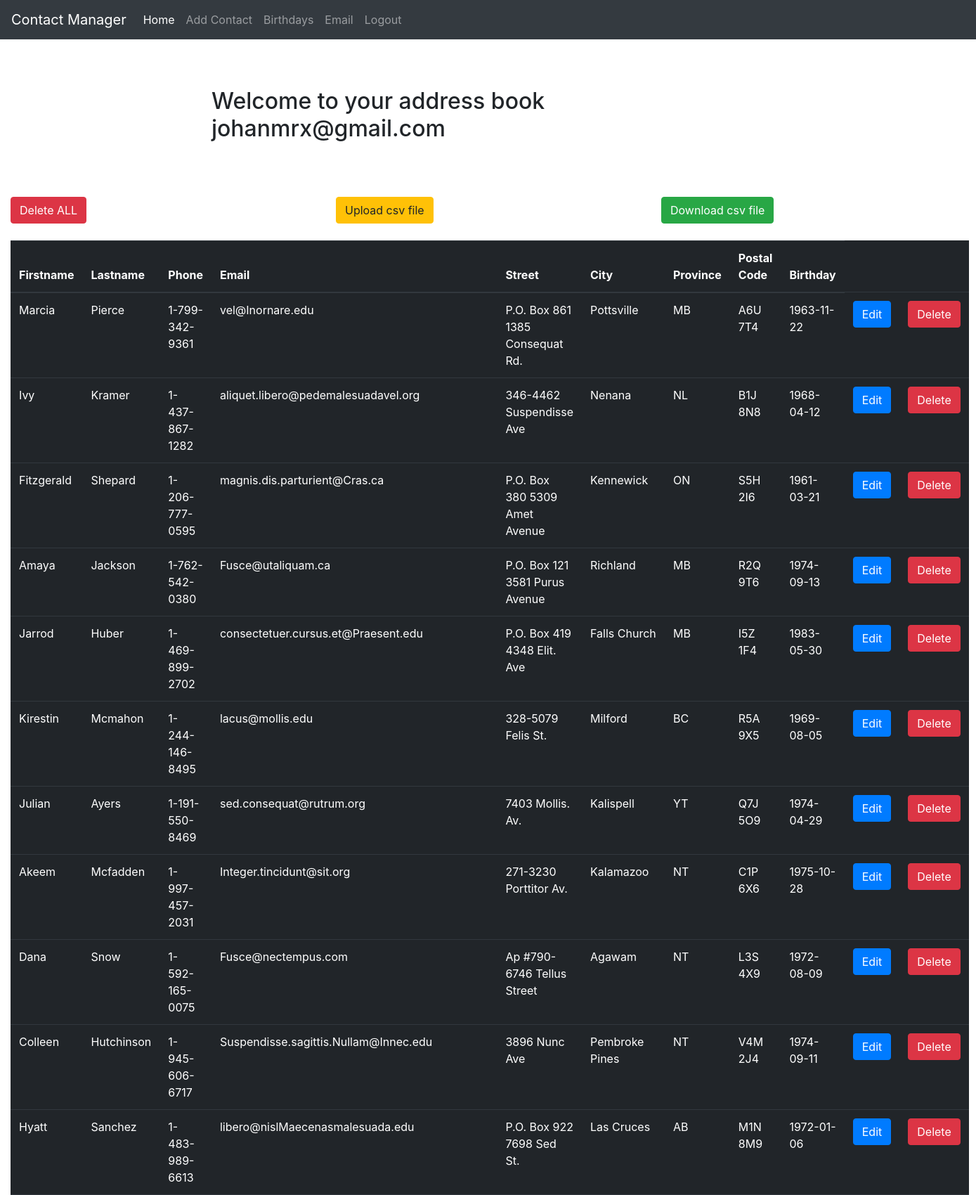
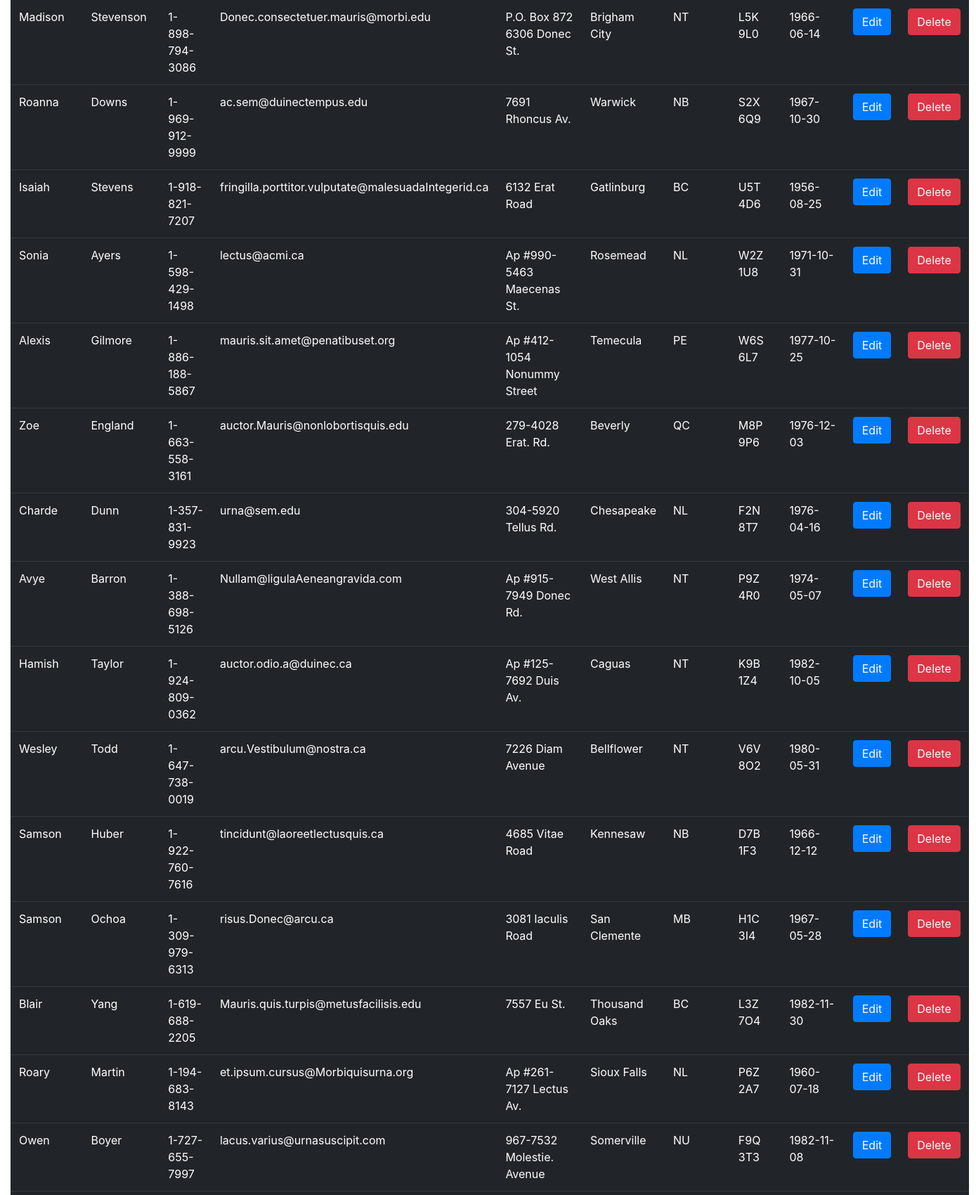
Page /pages/home.php (signed in, upper part) on the committed database (2 pictures, top to bottom).
### tables this page shows
CREATE TABLE `addressbook` (
  `id` int(11) NOT NULL,
  `firstname` varchar(200) NOT NULL,
  `lastname` varchar(200) NOT NULL,
  `phone` varchar(15) NOT NULL,
  `email` varchar(100) NOT NULL,
  `street` varchar(200) NOT NULL,
  `city` varchar(150) NOT NULL,
  `province` varchar(150) NOT NULL,
  `postal` varchar(7) NOT NULL,
  `birthday` date NOT NULL
);

### tools/loginChecker.php (called while the page is built, shortened)
<?php
    if (isset($_SESSION["login"]) && $_SESSION["login"] == "true")  {
        $email = $_SESSION['email'];
    } else {
        header("Location: ../index.html");
    }

### tools/dbConnection.php (called while the page is built, shortened)
<?php
    $table_name = "addressbook";

### pages/home.php (the view, shortened to what this page needs)
<?php
     require('../tools/loginChecker.php');
    require('../tools/dbConnection.php');
    $stmt = $connection->prepare(" SELECT * FROM $table_name ");
    $stmt->execute();
    $result = $stmt->get_result();
?>
<!DOCTYPE html>
<html lang="en">
<head>
    <link rel="stylesheet" href="https://maxcdn.bootstrapcdn.com/bootstrap/4.0.0/css/bootstrap.min.css">
    <link rel="stylesheet" href="../css/mainStyles.css" type="text/css">
</head>
<body>
    <nav class="navbar navbar-expand-sm bg-dark navbar-dark">
        <a class="navbar-brand" href="./home.php">Contact Manager</a>
        <ul class="navbar-nav">
            <li class="nav-item">
                <a class="nav-link active" href="./home.php">Home</a>
            </li>
            <li class="nav-item">
                <a class="nav-link" href="./addContact.php">Add Contact</a>
            </li>
            <li class="nav-item">
                <a class="nav-link" href="./birthday.php">Birthdays</a>
            </li>
            <li class="nav-item">
                <a class="nav-link" href="./emailForm.php">Email</a>
            </li>
            <li class="nav-item">
                <a class="nav-link" href="../tools/logout.php">Logout</a>
            </li>
        </ul>
    </nav>
    <div class="container-fluid">
        <div class="row justify-content-center">
            <div class="col-md-8 welcome">
                <h2>Welcome to your address book <?php echo "$email"?></h2>
            </div>
        </div>
        <div class="row">
            <div class="col-md-4" >
                <form action="../scripts/deleteAll.php" method="POST">
                    <input type="submit" class="btn btn-danger" value="Delete ALL">
                </form>
            </div>
            <div class="col-md-4">
                <form action="./upload.php" method="POST">
                    <input type="submit" class="btn btn-warning" value="Upload csv file">
                </form>
            </div>
            <div class="col-md-4">
                <form action="../scripts/download.php" method="POST">
                    <input type="submit" class="btn btn-success" value="Download csv file">
                </form>
            </div>
        </div>
        <br>
            <div class="row justify-content-center">
                <div class="col-md-12">
                    <table class="table table-dark">
                        <thead>
                            <tr>
                                <th>Firstname</th>
                                <th>Lastname</th>
                                <th>Phone</th>
                                <th>Email</th>
                                <th>Street</th>
                                <th>City</th>
                                <th>Province</th>
                                <th>Postal Code</th>
                                <th>Birthday</th>
                            </tr>
                        </thead>
                        <tbody>
                            <?php
                                while($row = $result->fetch_assoc()) {
                                    echo "<tr><td>".$row['firstname']."</td>
                                    <td>".$row['lastname']."</td>
                                    <td>".$row['phone']."</td>
                                    <td>".$row['email']."</td>
                                    <td>".$row['street']."</td>
                                    <td>".$row['city']."</td>
                                    <td>".$row['province']."</td>
                                    <td>".$row['postal']."</td>
                                    <td>".$row['birthday']."<td><form action='./edit.php' method='POST'>
                                    <input id='contactID' name='contactID' type='hidden' value='".$row['id']."'>
                                    <input type='submit' class='btn btn-primary' value='Edit'></form></td>
                                    <td><form action='../scripts/deleteSingle.php' method='POST'>
                                    <input id='contactID' name='contactID' type='hidden' value='".$row['id']."'>
                                    <input type='submit' class='btn btn-danger' value='Delete'></form></td></tr>";
                                  }
                            ?>
                        </tbody>
                    </table>
                </div>
            </div>
        </div>
        <br>
</body>
</html>

### css/mainStyles.css (style rules this page uses)
.welcome { padding: 5%; }

### rows in the picture
addressbook: firstname "Marcia", lastname "Pierce", phone "1-799-342-9361", email "vel@Inornare.edu", street "P.O. Box 861 1385 Consequat Rd.", city "Pottsville", province "MB", postal "A6U 7T4", birthday "1963-11-22"
addressbook: firstname "Ivy", lastname "Kramer", phone "1-437-867-1282", email "aliquet.libero@pedemalesuadavel.org", street "346-4462 Suspendisse Ave", city "Nenana", province "NL", postal "B1J 8N8", birthday "1968-04-12"
addressbook: firstname "Fitzgerald", lastname "Shepard", phone "1-206-777-0595", email "magnis.dis.parturient@Cras.ca", street "P.O. Box 380 5309 Amet Avenue", city "Kennewick", province "ON", postal "S5H 2I6", birthday "1961-03-21"
addressbook: firstname "Amaya", lastname "Jackson", phone "1-762-542-0380", email "Fusce@utaliquam.ca", street "P.O. Box 121 3581 Purus Avenue", city "Richland", province "MB", postal "R2Q 9T6", birthday "1974-09-13"
addressbook: firstname "Jarrod", lastname "Huber", phone "1-469-899-2702", email "consectetuer.cursus.et@Praesent.edu", street "P.O. Box 419 4348 Elit. Ave", city "Falls Church", province "MB", postal "I5Z 1F4", birthday "1983-05-30"
addressbook: firstname "Kirestin", lastname "Mcmahon", phone "1-244-146-8495", email "lacus@mollis.edu", street "328-5079 Felis St.", city "Milford", province "BC", postal "R5A 9X5", birthday "1969-08-05"
addressbook: firstname "Julian", lastname "Ayers", phone "1-191-550-8469", email "sed.consequat@rutrum.org", street "7403 Mollis. Av.", city "Kalispell", province "YT", postal "Q7J 5O9", birthday "1974-04-29"
addressbook: firstname "Akeem", lastname "Mcfadden", phone "1-997-457-2031", email "Integer.tincidunt@sit.org", street "271-3230 Porttitor Av.", city "Kalamazoo", province "NT", postal "C1P 6X6", birthday "1975-10-28"
addressbook: firstname "Dana", lastname "Snow", phone "1-592-165-0075", email "Fusce@nectempus.com", street "Ap #790-6746 Tellus Street", city "Agawam", province "NT", postal "L3S 4X9", birthday "1972-08-09"
addressbook: firstname "Colleen", lastname "Hutchinson", phone "1-945-606-6717", email "Suspendisse.sagittis.Nullam@Innec.edu", street "3896 Nunc Ave", city "Pembroke Pines", province "NT", postal "V4M 2J4", birthday "1974-09-11"
addressbook: firstname "Hyatt", lastname "Sanchez", phone "1-483-989-6613", email "libero@nislMaecenasmalesuada.edu", street "P.O. Box 922 7698 Sed St.", city "Las Cruces", province "AB", postal "M1N 8M9", birthday "1972-01-06"
addressbook: firstname "Madison", lastname "Stevenson", phone "1-898-794-3086", email "Donec.consectetuer.mauris@morbi.edu", street "P.O. Box 872 6306 Donec St.", city "Brigham City", province "NT", postal "L5K 9L0", birthday "1966-06-14"
addressbook: firstname "Roanna", lastname "Downs", phone "1-969-912-9999", email "ac.sem@duinectempus.edu", street "7691 Rhoncus Av.", city "Warwick", province "NB", postal "S2X 6Q9", birthday "1967-10-30"
addressbook: firstname "Isaiah", lastname "Stevens", phone "1-918-821-7207", email "fringilla.porttitor.vulputate@malesuadaIntegerid.ca", street "6132 Erat Road", city "Gatlinburg", province "BC", postal "U5T 4D6", birthday "1956-08-25"
addressbook: firstname "Sonia", lastname "Ayers", phone "1-598-429-1498", email "lectus@acmi.ca", street "Ap #990-5463 Maecenas St.", city "Rosemead", province "NL", postal "W2Z 1U8", birthday "1971-10-31"
addressbook: firstname "Alexis", lastname "Gilmore", phone "1-886-188-5867", email "mauris.sit.amet@penatibuset.org", street "Ap #412-1054 Nonummy Street", city "Temecula", province "PE", postal "W6S 6L7", birthday "1977-10-25"
addressbook: firstname "Zoe", lastname "England", phone "1-663-558-3161", email "auctor.Mauris@nonlobortisquis.edu", street "279-4028 Erat. Rd.", city "Beverly", province "QC", postal "M8P 9P6", birthday "1976-12-03"
addressbook: firstname "Charde", lastname "Dunn", phone "1-357-831-9923", email "urna@sem.edu", street "304-5920 Tellus Rd.", city "Chesapeake", province "NL", postal "F2N 8T7", birthday "1976-04-16"
addressbook: firstname "Avye", lastname "Barron", phone "1-388-698-5126", email "Nullam@ligulaAeneangravida.com", street "Ap #915-7949 Donec Rd.", city "West Allis", province "NT", postal "P9Z 4R0", birthday "1974-05-07"
addressbook: firstname "Hamish", lastname "Taylor", phone "1-924-809-0362", email "auctor.odio.a@duinec.ca", street "Ap #125-7692 Duis Av.", city "Caguas", province "NT", postal "K9B 1Z4", birthday "1982-10-05"
addressbook: firstname "Wesley", lastname "Todd", phone "1-647-738-0019", email "arcu.Vestibulum@nostra.ca", street "7226 Diam Avenue", city "Bellflower", province "NT", postal "V6V 8O2", birthday "1980-05-31"
addressbook: firstname "Samson", lastname "Huber", phone "1-922-760-7616", email "tincidunt@laoreetlectusquis.ca", street "4685 Vitae Road", city "Kennesaw", province "NB", postal "D7B 1F3", birthday "1966-12-12"
addressbook: firstname "Samson", lastname "Ochoa", phone "1-309-979-6313", email "risus.Donec@arcu.ca", street "3081 Iaculis Road", city "San Clemente", province "MB", postal "H1C 3I4", birthday "1967-05-28"
addressbook: firstname "Blair", lastname "Yang", phone "1-619-688-2205", email "Mauris.quis.turpis@metusfacilisis.edu", street "7557 Eu St.", city "Thousand Oaks", province "BC", postal "L3Z 7O4", birthday "1982-11-30"
addressbook: firstname "Roary", lastname "Martin", phone "1-194-683-8143", email "et.ipsum.cursus@Morbiquisurna.org", street "Ap #261-7127 Lectus Av.", city "Sioux Falls", province "NL", postal "P6Z 2A7", birthday "1960-07-18"
addressbook: firstname "Owen", lastname "Boyer", phone "1-727-655-7997", email "lacus.varius@urnasuscipit.com", street "967-7532 Molestie. Avenue", city "Somerville", province "NU", postal "F9Q 3T3", birthday "1982-11-08"

### other values in the picture
$email "johanmrx@gmail.com"
